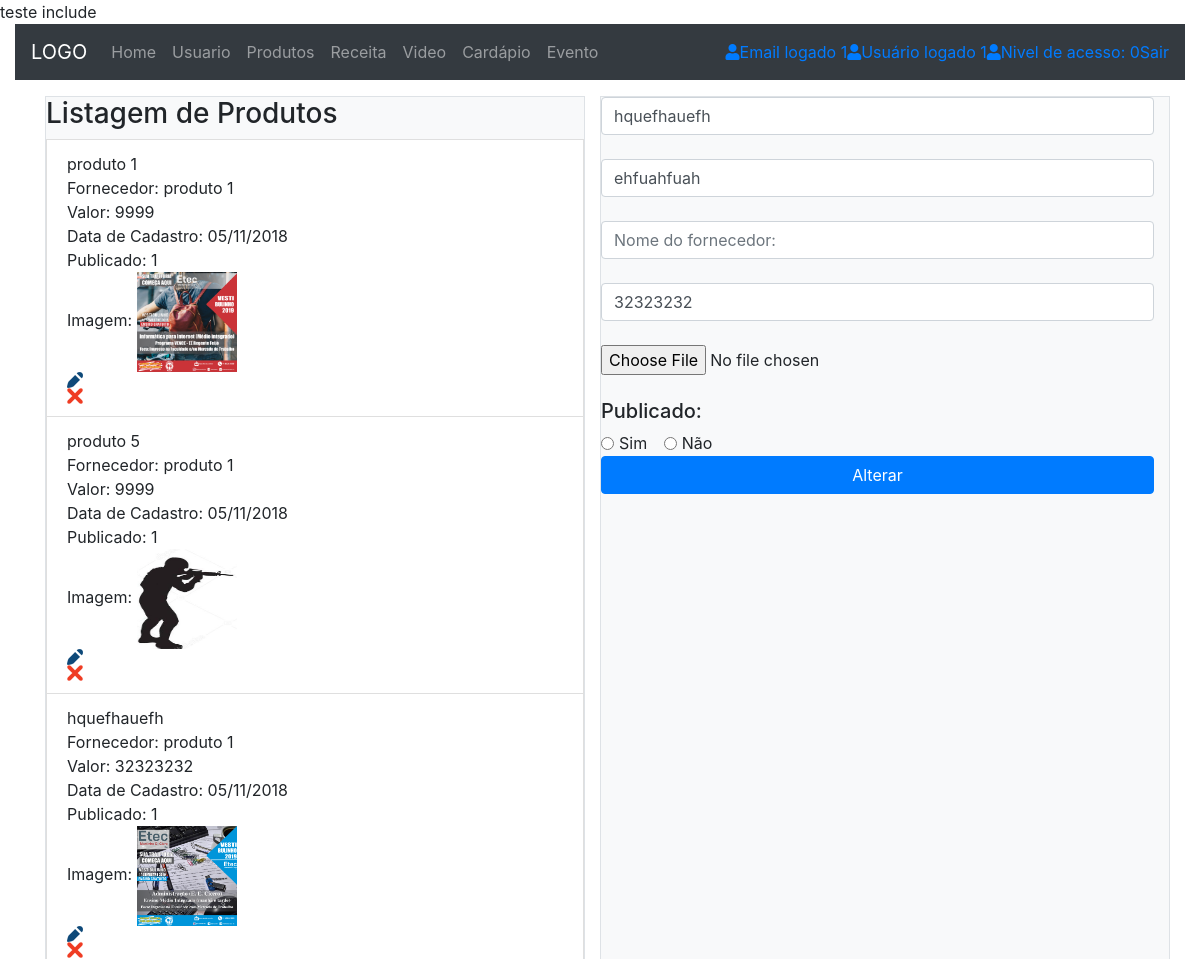
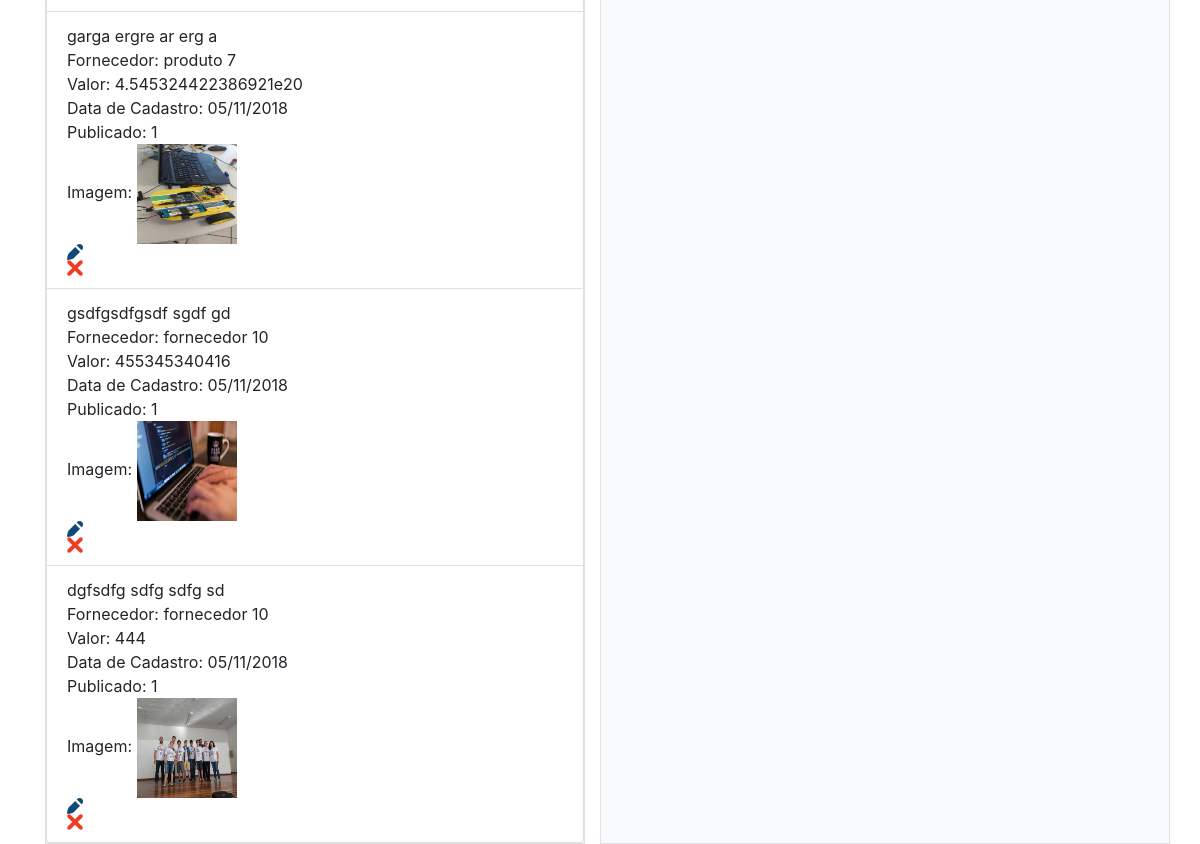
/admin/produto/index.php?acaoP=edit&produto=59 (signed in), run on the app's committed database (2 pictures, top to bottom).
### tables this page shows
CREATE TABLE `produtos` (
  `nome_produto` varchar(20) NOT NULL,
  `descricao_produto` varchar(20) NOT NULL,
  `valor_produto` double NOT NULL,
  `datacadastro` varchar(10) NOT NULL,
  `fornecedor` varchar(50) DEFAULT NULL,
  `pk_produto` int(11) NOT NULL,
  `publicado` int(2) DEFAULT NULL,
  `urlimagem` varchar(100) DEFAULT NULL
);

### classes/Produto.class.php (called while the page is built, shortened)
<?php
include_once "Conexao.class.php";
include_once "Funcoes.class.php";
class Produto {
	private $con;
	public function __construct(){
		$this->con = new Conexao();
	}
	public function selecionaUmProduto($dado){
		try{
			$this->idProduto = $dado;
			$cst = $this->con->conectar()->prepare("SELECT  `pk_produto`, `nome_produto`, `descricao_produto`, `valor_produto` FROM `produtos` WHERE `pk_produto` = :idProduto;");
			$cst->bindParam(":idProduto", $this->idProduto, PDO::PARAM_INT);
			if($cst->execute()){
				return $cst->fetch();
			}
		}catch(PDOException $e){
			return 'Error: '.$e->getMessage();
		}
	}
	public function selecionaTudo(){
		try{
			$cst = $this->con->conectar()->prepare("SELECT * FROM `produtos`");
			$cst->execute();
			return $cst->fetchAll();
		}catch(PDOException $e){
			return 'Error: '.$e->getMessage();
		}
	}
}
?>

### classes/Conexao.class.php (called while the page is built)
<?php
class Conexao{
	private $usuario;
	private $senha;
	private $banco;
	private $servidor;
	private static $pdo;
	public function __construct(){
		$this->servidor = "localhost";
		$this->banco = "phpoo";
		$this->usuario = "jimi";
		$this->senha = "341322";
	}
	public function conectar(){
		try{
			if(is_null(self::$pdo)){
				self::$pdo = new PDO("mysql:host=".$this->servidor.";dbname=".$this->banco, $this->usuario, $this->senha);
			}
			return self::$pdo;
		}catch(PDOException $e){
			echo 'Error: '.$e->getMessage();
		}
	}
}
?>

### classes/Funcoes.class.php (called while the page is built, shortened)
<?php
class Funcoes{
	public function tratarCaracter($vlr, $tipo){
		switch($tipo){
			case 2: $rst = htmlentities($vlr, ENT_QUOTES, "ISO-8859-1"); break;
		}
		return $rst;
	}
}
?>

### admin/produto/index.php (the view, shortened to what this page needs)
<?php
require_once DIRCLASS. 'Funcoes.class.php';
require_once DIRCLASS. 'Produto.class.php';
$objProduto = new Produto();
$objFc = new Funcoes();
if(isset($_GET['acaoP'])){
    switch($_GET['acaoP']){
        case 'edit': $produto = $objProduto->selecionaUmProduto($_GET['produto']); break;
    }
}
?>
<?php
require_once DIRNAV . 'nav.php';
?>
<!DOCTYPE HTML>
<html lang="pt-br">
<head>
    <link rel="stylesheet" href="https://stackpath.bootstrapcdn.com/bootstrap/4.1.3/css/bootstrap.min.css">
</head>
<body>
<div class="container">
<div class="row">
    <div class="col-6">
        <div class="border bg-light panel panel-primary list-group">
        <h3>Listagem de Produtos</h3>
            <?php foreach($objProduto->selecionaTudo() as $rst){ ?>
            <div class="list-group-item">
                <div><?=$rst['nome_produto']?></div>
                <div>Fornecedor: <?echo $rst['fornecedor']?></div>
                <div>Valor: <?echo $rst['valor_produto']?></div>
                <div>Data de Cadastro: <?print date("d/m/Y");?></div>
                <div>Publicado: <?echo $rst['publicado']?></div>
                <div>Imagem: <img src="/php/phpoopdo/img/<?echo $rst['urlimagem']?>" width="100" height="100" alt="Imagem do produto"></div>
                <div><a href="?acaoP=edit&produto=<?=$rst['pk_produto']?>" title="Editar dados"><img src="../../img/ico-editar.png" width="16" height="16" alt="Editar"></a></div>
                <div><a href="?acaoP=delet&produto=<?=$rst['pk_produto']?>" title="Excluir esse dado"><img src="../../img/ico-excluir.png" width="16" height="16" alt="Excluir"></a></div>
            </div>
            <?php } ?>
        </div>
    </div>
    <div class="panel panel-primary list-group col-6 border bg-light">
            <form name="formCad" action="" method="post" enctype="multipart/form-data">
                <input class="form-control" name="nomeProduto" type="text" required="required"  placeholder="Produto:" value="<?=$objFc->tratarCaracter((isset($produto['nome_produto']))?($produto['nome_produto']):(''), 2)?>"><br>
                <input class="form-control" name="descricaoProduto" type="text" required="required"  placeholder="Descricao:" value="<?=$objFc->tratarCaracter((isset($produto['descricao_produto']))?($produto['descricao_produto']):(''), 2)?>"><br>
                <input class="form-control" name="fornecedor" type="text" placeholder="Nome do fornecedor:" value="<?=$objFc->tratarCaracter((isset($produto['fornecedor']))?($produto['descricao_produto']):(''), 2)?>"><br>
                <input class="form-control" name="preco" type="text" required="required"  placeholder="Preco:" value="<?=$objFc->tratarCaracter((isset($produto['valor_produto']))?($produto['valor_produto']):(''), 2)?>"><br>
                <input type="file" name="userfile"><br><br>
                <h5>Publicado:</h5>
                <div class="form-check form-check-inline">
                  <input class="form-check-input" name="publicado" type="radio" id="inlineCheckbox1" value="1">
                  <label class="form-check-label" for="inlineCheckbox1">Sim</label>
                </div>
                <div class="form-check form-check-inline">
                  <input class="form-check-input" name="publicado" type="radio" id="inlineCheckbox2" value="2">
                  <label class="form-check-label" for="inlineCheckbox2">Não</label>
                </div>
                <button type="submit" name="<?=(isset($_GET['acaoP']) == 'edit')?('btAlterarProduto'):('btCadastrarProduto')?>" class="btn btn-primary btn-block"><?=(isset($_GET['acaoP']) == 'edit')?('Alterar'):('Cadastrar')?></button>
            </form>
    </div>
</div>
</div>
</body>
</html>

### data on the page
produtos: nome_produto "produto 1", fornecedor "produto 1", valor_produto "9999", publicado "1", urlimagem (picture)
produtos: nome_produto "produto 5", fornecedor "produto 1", valor_produto "9999", publicado "1", urlimagem (picture)
produtos: nome_produto "hquefhauefh", fornecedor "produto 1", valor_produto "32323232", publicado "1", urlimagem (picture), nomeProduto "hquefhauefh", descricaoProduto "ehfuahfuah", preco "32323232"
produtos: nome_produto "garga ergre ar erg a", fornecedor "produto 7", valor_produto "4.545324422386921e20", publicado "1", urlimagem (picture)
produtos: nome_produto "gsdfgsdfgsdf sgdf gd", fornecedor "fornecedor 10", valor_produto "455345340416", publicado "1", urlimagem (picture)
produtos: nome_produto "dgfsdfg sdfg sdfg sd", fornecedor "fornecedor 10", valor_produto "444", publicado "1", urlimagem (picture)

### other printed values
$_SESSION['email'] "1"
$_SESSION['nome'] "1"
$_SESSION['nivel'] "0"
